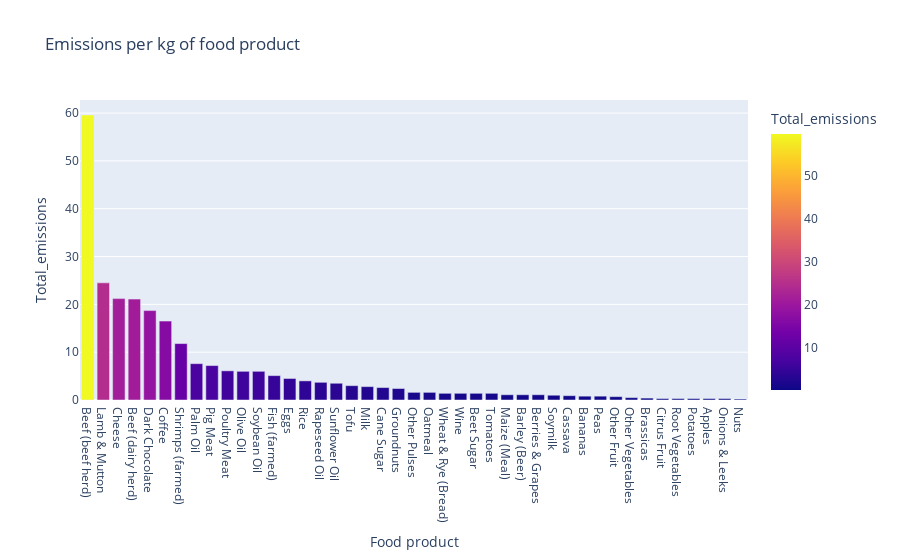

The code cell stored with this chart in its notebook:
### Markdown cell above
### The bar chart below shows emissions per kg of food product for all products in the table. As we can see, beef production has the highest level of emissions.

### Code cell
sorted_df= df.sort_values(by='Total_emissions', ascending= False)
fig = px.bar(sorted_df, x='Food product', y='Total_emissions', color='Total_emissions', title=' Emissions per kg of food product')
fig.show()

### Figure 1 — Plotly figure (JSON) as saved in the notebook; plotly's stock layout.template omitted (floating-point values rounded to 4 significant figures)
{"data": [{"alignmentgroup": "True", "hovertemplate": "Food product=%{x}<br>Total_emissions=%{marker.color}<extra></extra>", "legendgroup": "", "marker": {"color": [59.6, 24.5, 21.2, 21.1, 18.7, 16.5, 11.8, 7.6, 7.2, 6.1, 6, 6.0, 5.1, 4.5, 4, 3.7, 3.5, 3, 2.8, 2.6, 2.4, 1.6, 1.6, 1.4, 1.4, 1.4, 1.4, 1.1, 1.1, 1.1, 1, 0.9, 0.8, 0.8, 0.7, 0.5, 0.4, 0.3, 0.3, 0.3, 0.3, 0.3, 0.2], "coloraxis": "coloraxis", "pattern": {"shape": ""}}, "name": "", "offsetgroup": "", "orientation": "v", "showlegend": false, "textposition": "auto", "type": "bar", "x": ["Beef (beef herd)", "Lamb & Mutton", "Cheese", "Beef (dairy herd)", "Dark Chocolate", "Coffee", "Shrimps (farmed)", "Palm Oil", "Pig Meat", "Poultry Meat", "Olive Oil", "Soybean Oil", "Fish (farmed)", "Eggs", "Rice", "Rapeseed Oil", "Sunflower Oil", "Tofu", "Milk", "Cane Sugar", "Groundnuts", "Other Pulses", "Oatmeal", "Wheat & Rye (Bread)", "Wine", "Beet Sugar", "Tomatoes", "Maize (Meal)", "Barley (Beer)", "Berries & Grapes", "Soymilk", "Cassava", "Bananas", "Peas", "Other Fruit", "Other Vegetables", "Brassicas", "Citrus Fruit", "Root Vegetables", "Potatoes", "Apples", "Onions & Leeks", "Nuts"], "xaxis": "x", "y": [59.6, 24.5, 21.2, 21.1, 18.7, 16.5, 11.8, 7.6, 7.2, 6.1, 6, 6.0, 5.1, 4.5, 4, 3.7, 3.5, 3, 2.8, 2.6, 2.4, 1.6, 1.6, 1.4, 1.4, 1.4, 1.4, 1.1, 1.1, 1.1, 1, 0.9, 0.8, 0.8, 0.7, 0.5, 0.4, 0.3, 0.3, 0.3, 0.3, 0.3, 0.2], "yaxis": "y"}], "layout": {"barmode": "relative", "coloraxis": {"colorbar": {"title": {"text": "Total_emissions"}}, "colorscale": [[0, "#0d0887"], [0.1111, "#46039f"], [0.2222, "#7201a8"], [0.3333, "#9c179e"], [0.4444, "#bd3786"], [0.5556, "#d8576b"], [0.6667, "#ed7953"], [0.7778, "#fb9f3a"], [0.8889, "#fdca26"], [1, "#f0f921"]]}, "legend": {"tracegroupgap": 0}, "title": {"text": " Emissions per kg of food product"}, "xaxis": {"anchor": "y", "domain": [0, 1], "title": {"text": "Food product"}}, "yaxis": {"anchor": "x", "domain": [0, 1], "title": {"text": "Total_emissions"}}}}
